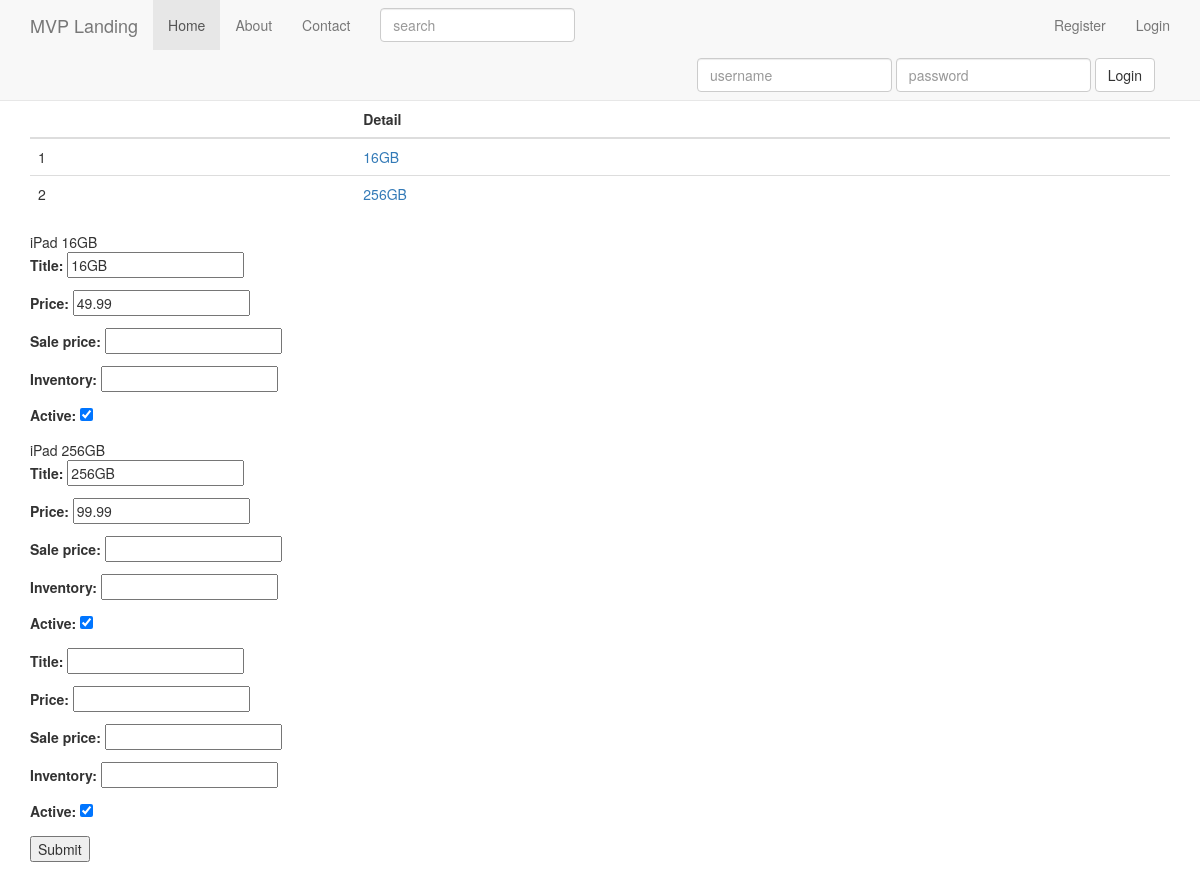
Before: /products/1/inventory/ with the older database file.
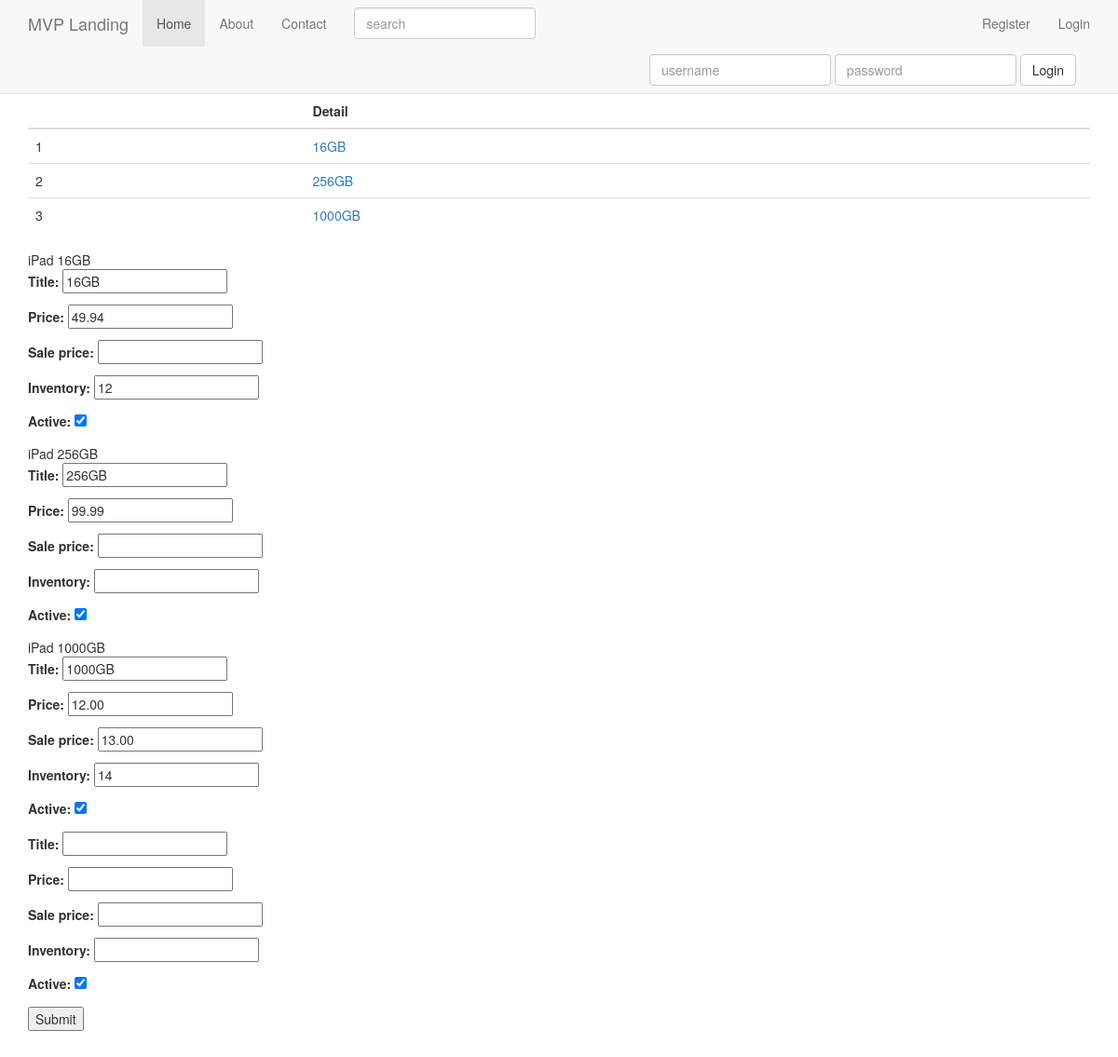
After: the same page with the newer database file.
### products/models.py (models this page shows, shortened)
class Variation(models.Model):
	product = models.ForeignKey(Product)
	title = models.CharField(max_length=120)
	price = models.DecimalField(decimal_places=2, max_digits=20)
	sale_price = models.DecimalField(decimal_places=2, max_digits=20, null=True, blank=True)
	active = models.BooleanField(default=True)
	inventory = models.IntegerField(null=True, blank=True) # refer - 1 = unlimited amount
	def get_absolute_url(self):
		return self.product.get_absolute_url()

class Product(models.Model):
	title = models.CharField(max_length=120)
	description = models.TextField(blank=True, null=True)
	price = models.DecimalField(decimal_places=2, max_digits=20)
	active = models.BooleanField(default=True)
	objects = ProductManager()
	def get_absolute_url(self):
		return reverse("product_detail", kwargs={"pk": self.pk})

### products/views.py (the view, shortened to what this page needs)
# urls.py: url(r'^(?P<pk>\d+)/inventory/$', VariationListView.as_view(), name='product_inventory'),
class VariationListView(ListView):
	model = Variation
	queryset = Variation.objects.all()
	def get_context_data(self, *args, **kwargs):
		context = super().get_context_data(*args, **kwargs)
		context["formset"] = VariationInventoryFormSet(queryset=self.get_queryset())
		return context
	def get_queryset(self, *args, **kwargs):
		print(self.kwargs)
		product_pk = self.kwargs.get("pk")
		if product_pk:
			product = get_object_or_404(Product, pk = product_pk)
			queryset = Variation.objects.filter(product=product)
		return queryset

### products/models.py (called while the page is built)
	def active(self):
		return self.filter(active=True)

	def get_queryset(self):
		return ProductQuerySet(self.model, using=self._db)

	def all(self):
		return self.get_queryset().active()

### products/templates/products/variation_list.html (shortened to what this page needs)
{% extends 'base.html' %} {% block content %}
<table class="table">
	<thead>
		<th></th>
		<th>
			Detail
		</th>
	</thead>
    {% for object in object_list %}
	<tr>
		<td>
			{{ forloop.counter }}
		</td>
		<td>
			<a href="{{ object.get_absolute_url }}">{{ object.title }}</a>
		</td>
	</tr>
    {% endfor %}
</table>
<form action="" method="POST">{% csrf_token %}
	{% for form in formset %}
	{{ form.instance.product.title }}
	{{ form.instance.title }}
	{{ form.as_p }}
	{% endfor %}
	<input type="submit">
</form>
{% endblock %}

Changed rows visible on the page:
added Variation: title "1000GB", instance.product "iPad", instance "1000GB"
Other visible differences:
form field as_p: "49.99" → "49.94"
form field as_p: (not shown) → "12"
new list line: "Title: Price: Sale price: Inventory: Active: 1000GB 12.00 13.00 14 ☑"
